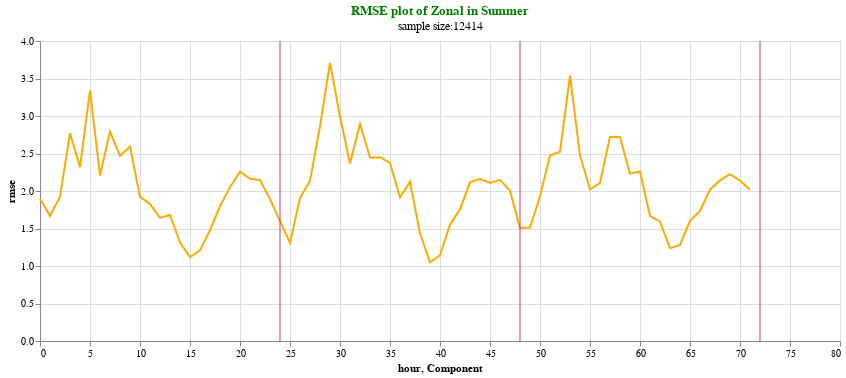

The notebook cell saved with this chart:
### Code cell
plotrmse(Sum_rmse_zonal,'rmse',"RMSE plot of Zonal in Summer","sample size:" +  str(Sum["zonal_dif"].count()))

### Figure 1 — Vega-Lite specification as saved in the notebook (floating-point values rounded to 4 significant figures)
{"config": {"view": {"continuousWidth": 400, "continuousHeight": 300}}, "layer": [{"data": {"name": "data-64fb14bd13649a7f898f51870b770a74"}, "mark": "line", "encoding": {"color": {"value": "#FFAA00"}, "x": {"field": "hour", "type": "quantitative"}, "y": {"field": "rmse", "type": "quantitative"}}, "height": 300, "title": {"text": ["RMSE plot of Zonal in Summer"], "subtitle": ["sample size:12414"], "color": "green"}, "width": 800}, {"data": {"name": "data-b9dd60dc560f7891b967d8e82c37ad0c"}, "mark": {"type": "rule", "color": "#D2386C"}, "encoding": {"x": {"field": "Component", "type": "quantitative"}}}], "$schema": "https://vega.github.io/schema/vega-lite/v4.17.0.json", "datasets": {"data-64fb14bd13649a7f898f51870b770a74": [{"rmse": 1.899, "hour": 0}, {"rmse": 1.669, "hour": 1}, {"rmse": 1.925, "hour": 2}, {"rmse": 2.771, "hour": 3}, {"rmse": 2.318, "hour": 4}, {"rmse": 3.338, "hour": 5}, {"rmse": 2.208, "hour": 6}, {"rmse": 2.792, "hour": 7}, {"rmse": 2.469, "hour": 8}, {"rmse": 2.591, "hour": 9}, {"rmse": 1.921, "hour": 10}, {"rmse": 1.828, "hour": 11}, {"rmse": 1.642, "hour": 12}, {"rmse": 1.68, "hour": 13}, {"rmse": 1.312, "hour": 14}, {"rmse": 1.12, "hour": 15}, {"rmse": 1.209, "hour": 16}, {"rmse": 1.478, "hour": 17}, {"rmse": 1.796, "hour": 18}, {"rmse": 2.051, "hour": 19}, {"rmse": 2.258, "hour": 20}, {"rmse": 2.163, "hour": 21}, {"rmse": 2.146, "hour": 22}, {"rmse": 1.891, "hour": 23}, {"rmse": 1.599, "hour": 24}, {"rmse": 1.308, "hour": 25}, {"rmse": 1.906, "hour": 26}, {"rmse": 2.139, "hour": 27}, {"rmse": 2.861, "hour": 28}, {"rmse": 3.709, "hour": 29}, {"rmse": 2.992, "hour": 30}, {"rmse": 2.366, "hour": 31}, {"rmse": 2.896, "hour": 32}, {"rmse": 2.443, "hour": 33}, {"rmse": 2.45, "hour": 34}, {"rmse": 2.373, "hour": 35}, {"rmse": 1.916, "hour": 36}, {"rmse": 2.125, "hour": 37}, {"rmse": 1.438, "hour": 38}, {"rmse": 1.048, "hour": 39}, {"rmse": 1.144, "hour": 40}, {"rmse": 1.551, "hour": 41}, {"rmse": 1.757, "hour": 42}, {"rmse": 2.115, "hour": 43}, {"rmse": 2.162, "hour": 44}, {"rmse": 2.107, "hour": 45}, {"rmse": 2.148, "hour": 46}, {"rmse": 2.005, "hour": 47}, {"rmse": 1.508, "hour": 48}, {"rmse": 1.513, "hour": 49}, {"rmse": 1.93, "hour": 50}, {"rmse": 2.472, "hour": 51}, {"rmse": 2.524, "hour": 52}, {"rmse": 3.538, "hour": 53}, {"rmse": 2.476, "hour": 54}, {"rmse": 2.02, "hour": 55}, {"rmse": 2.107, "hour": 56}, {"rmse": 2.723, "hour": 57}, {"rmse": 2.717, "hour": 58}, {"rmse": 2.231, "hour": 59}, {"rmse": 2.26, "hour": 60}, {"rmse": 1.667, "hour": 61}, {"rmse": 1.591, "hour": 62}, {"rmse": 1.235, "hour": 63}, {"rmse": 1.281, "hour": 64}, {"rmse": 1.603, "hour": 65}, {"rmse": 1.734, "hour": 66}, {"rmse": 2.018, "hour": 67}, {"rmse": 2.141, "hour": 68}, {"rmse": 2.225, "hour": 69}, {"rmse": 2.14, "hour": 70}, {"rmse": 2.016, "hour": 71}], "data-b9dd60dc560f7891b967d8e82c37ad0c": [{"Component": 24}, {"Component": 48}, {"Component": 72}]}}
